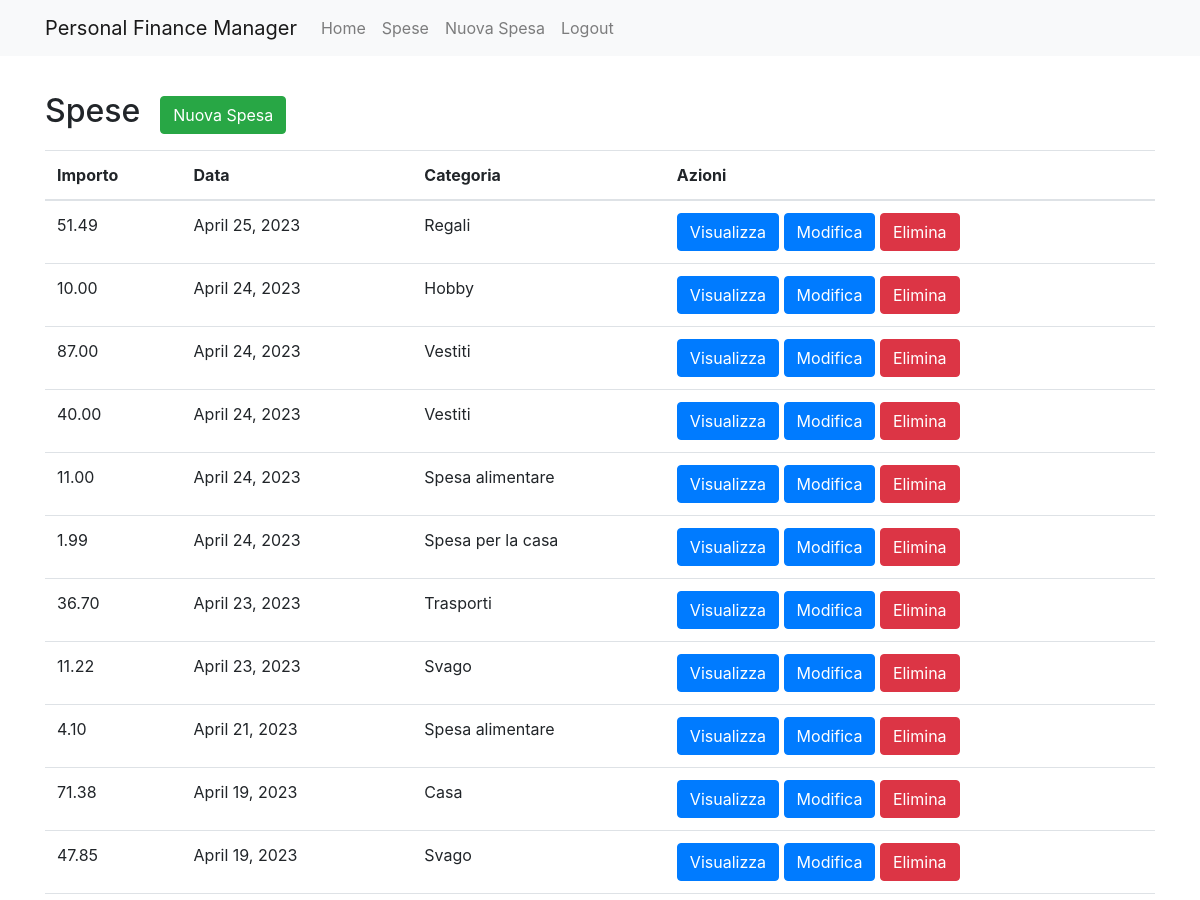
/expenses/ (signed in, upper part), run on an earlier commit of the app's database.
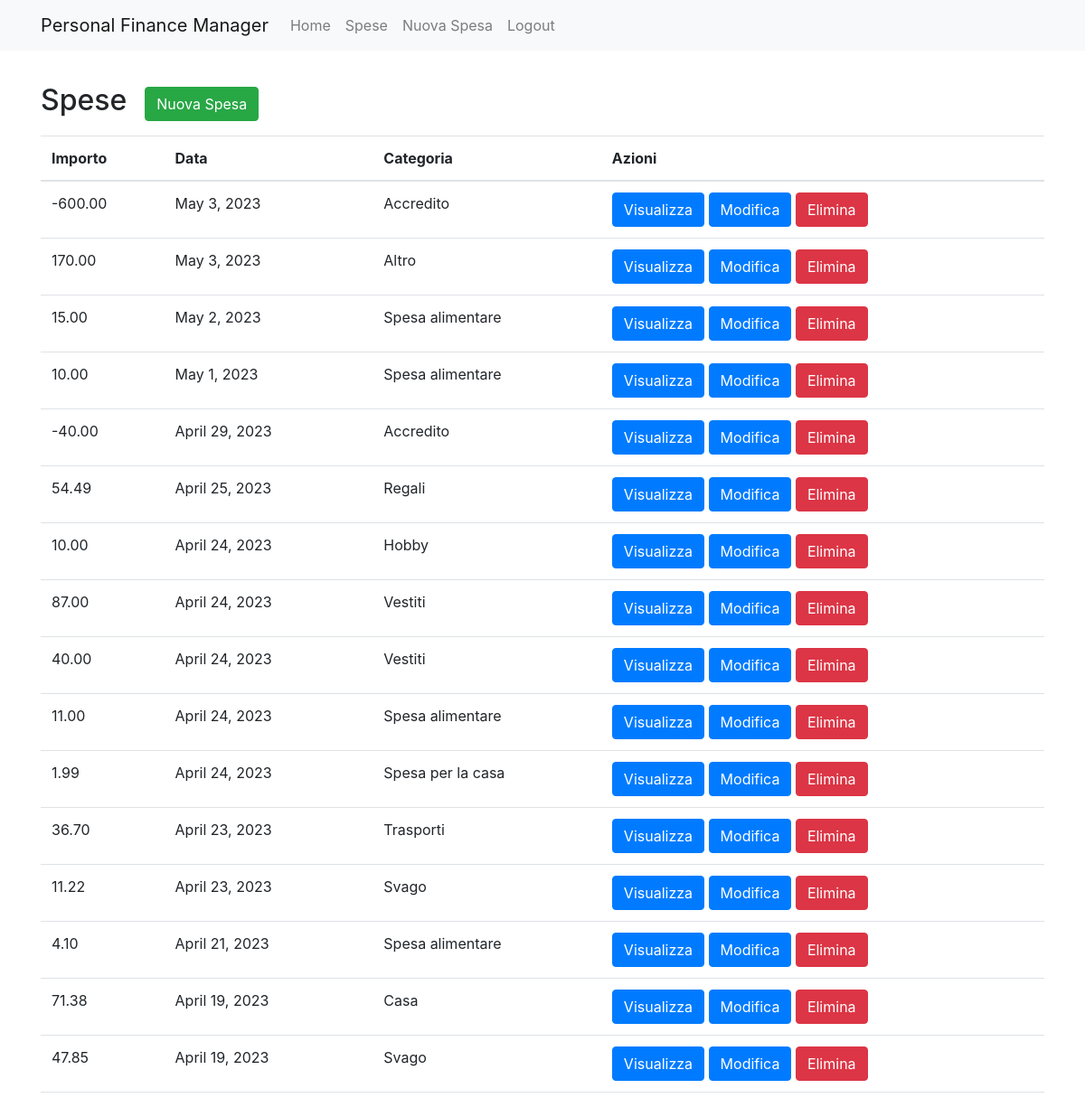
And on a later commit of the database.
### expenses/models.py (models this page shows, shortened)
class Expense(models.Model):
    user = models.ForeignKey(User, on_delete=models.CASCADE)
    balance = models.ForeignKey(Balance, on_delete=models.CASCADE)
    payment_method = models.ForeignKey(Payment_Method, on_delete=models.CASCADE)
    amount = models.DecimalField(max_digits = 6, decimal_places=2)
    date = models.DateField()
    category = models.ForeignKey(Category, on_delete=models.CASCADE)
    description = models.CharField(max_length=200)

class Category(models.Model):
    user = models.ForeignKey(User, on_delete=models.CASCADE)
    name = models.CharField(max_length=200)
    def __str__(self):
        string = self.name
        string = string[0].upper() + string[1:]
        return string

### expenses/views.py (the view)
# urls.py: path('expenses/', views.expenses_list, name='expenses_list'),
@login_required
def expenses_list(request):
    expenses = Expense.objects.filter(user=request.user).order_by("-date")
    return render(request, 'expenses_list.html', {'expenses': expenses})

### expenses/templates/expenses_list.html (shortened to what this page needs)
{% extends 'base.html' %}
{% block content %}
  <div style="height: 70px;display: flex;align-items: center;"><h2>Spese</h2><a href="{% url 'expense_new' %}" class="btn btn-success" style="margin-left:20px;">Nuova Spesa</a></div>
  <table class="table">
    <thead>
      <tr>
        <th>Importo</th>
        <th>Data</th>
        <th>Categoria</th>
        <th>Azioni</th>
      </tr>
    </thead>
    <tbody>
      {% for expense in expenses %}
        <tr>
          <td>{{ expense.amount }}</td>
          <td>{{ expense.date }}</td>
          <td>{{ expense.category }}</td>
          <td>
            <a href="{% url 'expense_show' expense.pk %}" class="btn btn-primary">Visualizza</a>
            <a href="{% url 'expense_edit' expense.pk %}" class="btn btn-primary">Modifica</a>
            <a href="{% url 'expense_delete' expense.pk %}" class="btn btn-danger">Elimina</a>
          </td>
        </tr>
      {% empty %}
        <tr>
          <td colspan="4">Nessuna spesa trovata.</td>
        </tr>
      {% endfor %}
    </tbody>
  </table>
{% endblock %}

### expenses/templates/base.html (shortened to what this page needs)
<!DOCTYPE html>
<html>
<head>
  <link rel="stylesheet" href="https://stackpath.bootstrapcdn.com/bootstrap/4.3.1/css/bootstrap.min.css">
</head>
<body>
  <nav class="navbar navbar-expand-lg navbar-light bg-light">
    <div class="container">
      <a class="navbar-brand" href="{% url 'index' %}">Personal Finance Manager</a>
      <div class="collapse navbar-collapse" id="navbarNav">
        <ul class="navbar-nav">
          {% if user.is_authenticated %}
            <li class="nav-item">
              <a class="nav-link" href="{% url 'index' %}">Home</a>
            </li>
            <li class="nav-item">
              <a class="nav-link" href="{% url 'expenses_list' %}">Spese</a>
            </li>
            <li class="nav-item">
              <a class="nav-link" href="{% url 'expense_new' %}">Nuova Spesa</a>
            </li>
            <li class="nav-item">
              <a class="nav-link" href="{% url 'logout' %}">Logout</a>
            </li>
          {% endif %}
        </ul>
      </div>
    </div>
  </nav>
  <div class="container my-4">
    {% block content %}{% endblock %}
  </div>
</body>
</html>

What changed in the data, as far as the page shows it:
added Expense: amount "-600.00", date "May 3, 2023", category "Accredito"
added Expense: amount "170.00", date "May 3, 2023", category "Altro"
added Expense: amount "15.00", date "May 2, 2023", category "Spesa alimentare"
added Expense: amount "10.00", date "May 1, 2023", category "Spesa alimentare"
added Expense: amount "-40.00", date "April 29, 2023", category "Accredito"
changed Expense "April 25, 2023": amount "51.49" → "54.49"
